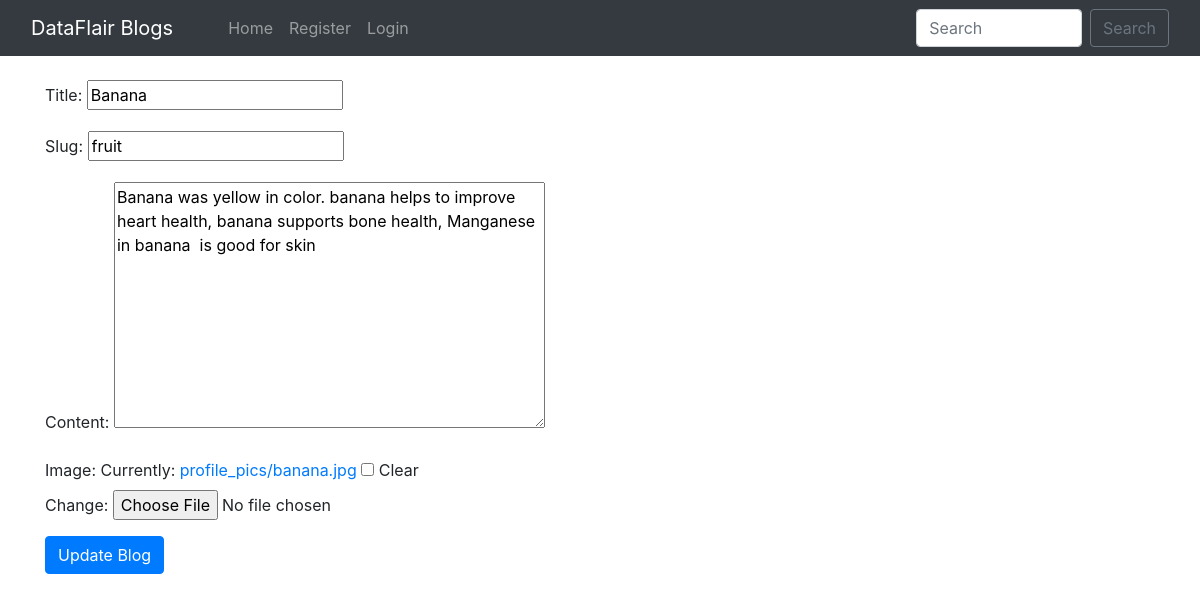
The page /edit_blog_post/fruit/ on the database its author committed.
### app/models.py (models this page shows, shortened)
class BlogPost(models.Model):
    title=models.CharField(max_length=255)
    author= models.ForeignKey(User, on_delete=models.CASCADE)
    slug=models.CharField(max_length=130,unique=True)
    content=models.TextField()
    image = models.ImageField(upload_to="profile_pics/", blank=True, null=True)
    dateTime=models.DateTimeField(auto_now_add=True)

### app/views.py (the view)
# urls.py: path("edit_blog_post/<str:slug>/", UpdatePostView.as_view(), name="edit_blog_post"),
class UpdatePostView(UpdateView):
    model = BlogPost
    template_name = 'edit_blog_post.html'
    fields = ['title', 'slug', 'content', 'image']

### app/templates/edit_blog_post.html (shortened to what this page needs)
{% extends 'base.html' %}
{% block body %}
<form enctype="multipart/form-data" method="POST"> {% csrf_token %}
<div class="container mt-4">
{{ form.as_p }}
<button class="btn btn-primary">Update Blog</button>
</div>
</form>
{% endblock %}

### rows shown on the page
BlogPost: title "Banana", slug "fruit", content "Banana was yellow in color. banana helps to improve heart health, banana supports bone health, Manganese in banana is good for skin"
